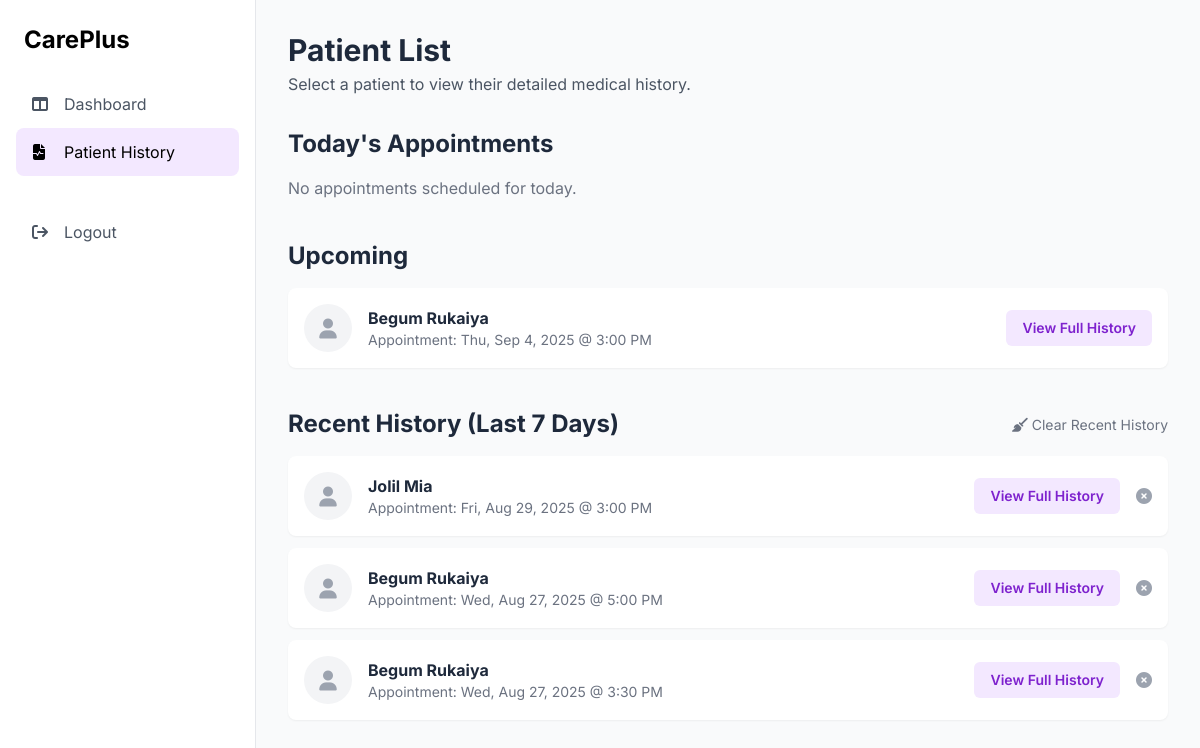
The app's page /nutritionist_view_history.php (signed in), older data.
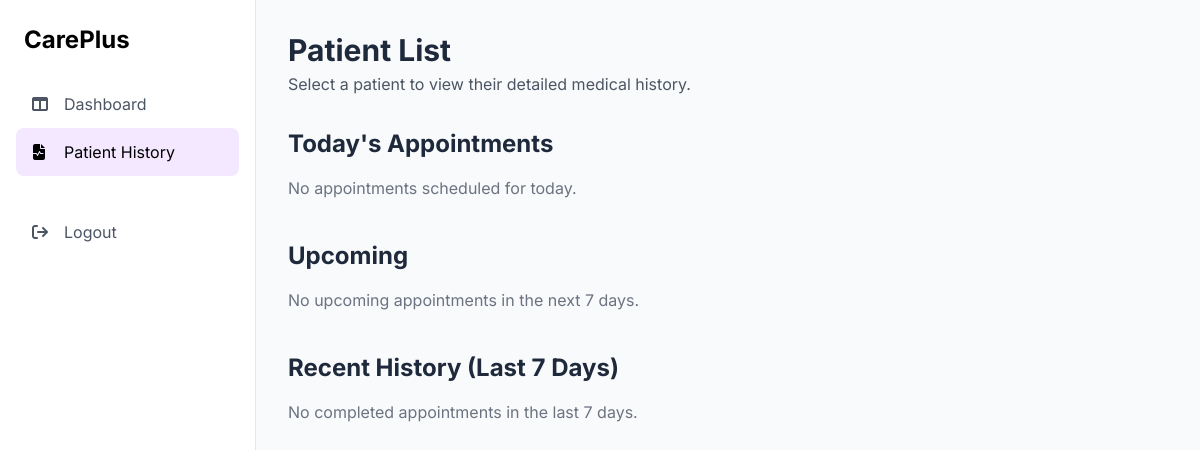
The same page, newer data.
### tables this page shows
CREATE TABLE `appointment` (
  `appointmentID` int(11) NOT NULL,
  `patientID` int(11) DEFAULT NULL,
  `providerID` int(11) DEFAULT NULL,
  `appointmentDate` datetime DEFAULT NULL,
  `status` varchar(20) DEFAULT NULL,
  `consultation_link` varchar(255) DEFAULT NULL,
  `scheduleID` int(11) DEFAULT NULL,
  `notes` text DEFAULT NULL
);

CREATE TABLE `users` (
  `userID` int(11) NOT NULL,
  `email` varchar(100) NOT NULL,
  `password` varchar(255) NOT NULL,
  `Name` varchar(100) NOT NULL,
  `contactNo` varchar(20) DEFAULT NULL,
  `role` enum('Patient','Doctor','Nutritionist','CareGiver','Admin') NOT NULL,
  `profilePhoto` varchar(255) DEFAULT NULL
);

### nutritionist_view_history.php (the view, shortened to what the changed rows need)
<?php
$conn = require_once 'config.php';
$nutritionistID = $_SESSION['userID'];
$query = "
    SELECT a.appointmentID, a.appointmentDate, u.userID as patientID, u.Name as patientName, p.age, p.gender
    FROM appointment a
    JOIN users u ON a.patientID = u.userID
    LEFT JOIN patient p ON u.userID = p.patientID
    WHERE a.providerID = ? AND a.status IN ('Scheduled', 'Completed')
      AND a.appointmentDate BETWEEN DATE_SUB(CURDATE(), INTERVAL 7 DAY) AND DATE_ADD(CURDATE(), INTERVAL 7 DAY)
    ORDER BY a.appointmentDate ASC
";
$stmt = $conn->prepare($query);
$stmt->bind_param("i", $nutritionistID);
$stmt->execute();
$appointments = $stmt->get_result()->fetch_all(MYSQLI_ASSOC);
$today = [];
$upcoming = [];
$recent = [];
$currentDate = date('Y-m-d');
foreach ($appointments as $appt) {
    $apptDateStr = date('Y-m-d', strtotime($appt['appointmentDate']));
    if ($apptDateStr === $currentDate) {
        $today[] = $appt;
    } elseif ($apptDateStr > $currentDate) {
        $upcoming[] = $appt;
    } else {
        $recent[] = $appt;
    }
}
?>
<!DOCTYPE html>
<html lang="en">
<head>
    <script src="https://cdn.tailwindcss.com"></script>
    <link rel="stylesheet" href="https://cdnjs.cloudflare.com/ajax/libs/font-awesome/6.5.2/css/all.min.css" />
</head>
<body class="bg-gray-50">
    <div class="flex min-h-screen">
        <main class="flex-1 p-8">
            <header class="flex justify-between items-center mb-8">
                <div>
                    <h1 class="text-3xl font-bold text-slate-800">Patient List</h1>
                </div>
            </header>
            <div class="space-y-10">
                 <?php function render_patient_card($patient, $isRecent = false) { ?>
                    <div class="bg-white p-4 rounded-lg shadow-sm flex justify-between items-center transition hover:shadow-md">
                        <div class="flex items-center space-x-4">
                            <div class="w-12 h-12 bg-gray-100 rounded-full flex items-center justify-center"><i class="fa-solid fa-user fa-lg text-gray-400"></i></div>
                            <div>
                                <p class="font-bold text-slate-800"><?php echo htmlspecialchars($patient['patientName']); ?></p>
                                <p class="text-sm text-gray-500">Appointment: <?php echo date('D, M j, Y @ g:i A', strtotime($patient['appointmentDate'])); ?></p>
                            </div>
                        </div>
                        <div class="flex items-center space-x-4">
                             <a href="nutritionist_patient_history_details.php?patient_id=<?php echo $patient['patientID']; ?>" class="px-4 py-2 bg-purple-100 text-purple-700 text-sm font-semibold rounded-md hover:bg-purple-200">View Full History</a>
                             <?php if ($isRecent): ?>
                                <a href="nutritionist_view_history.php?archive_id=<?php echo $patient['appointmentID']; ?>" class="text-gray-400 hover:text-red-600" title="Remove from list"><i class="fa-solid fa-times-circle"></i></a>
                             <?php endif; ?>
                        </div>
                    </div>
                <?php } ?>
                <section>
                    <h2 class="text-2xl font-bold text-slate-800 mb-4">Today's Appointments</h2>
                </section>
                <section>
                    <h2 class="text-2xl font-bold text-slate-800 mb-4">Upcoming</h2>
                    <div class="space-y-3">
                        <?php if (empty($upcoming)): ?><p class="text-gray-500">No upcoming appointments in the next 7 days.</p><?php else: ?>
                            <?php foreach ($upcoming as $patient) { render_patient_card($patient); } ?>
                        <?php endif; ?>
                    </div>
                </section>
                <section>
                    <div class="flex justify-between items-center mb-4">
                        <h2 class="text-2xl font-bold text-slate-800">Recent History (Last 7 Days)</h2>
                        <?php if (!empty($recent)): ?>
                        <form method="POST" action="nutritionist_view_history.php" onsubmit="return confirm('Are you sure you want to clear all recent history from this list?');">
                            <button type="submit" name="clear_recent_history" class="text-sm text-gray-500 hover:text-red-600"><i class="fa-solid fa-broom mr-1"></i>Clear Recent History</button>
                        </form>
                        <?php endif; ?>
                    </div>
                     <div class="space-y-3">
                        <?php if (empty($recent)): ?><p class="text-gray-500">No completed appointments in the last 7 days.</p><?php else: ?>
                             <?php foreach (array_reverse($recent) as $patient) { render_patient_card($patient, true); } ?>
                        <?php endif; ?>
                    </div>
                </section>
            </div>
        </main>
    </div>
</body>
</html>

Row changes from the older to the newer data that the page shows:
removed appointment: users.Name "Begum Rukaiya", appointmentDate "Thu, Sep 4, 2025 @ 3:00 PM", shown under "Upcoming"
removed appointment: users.Name "Jolil Mia", appointmentDate "Fri, Aug 29, 2025 @ 3:00 PM", shown under "Recent History (Last 7 Days)"
removed appointment: users.Name "Begum Rukaiya", appointmentDate "Wed, Aug 27, 2025 @ 5:00 PM", shown under "Recent History (Last 7 Days)"
removed appointment: users.Name "Begum Rukaiya", appointmentDate "Wed, Aug 27, 2025 @ 3:30 PM", shown under "Recent History (Last 7 Days)"
Text that changed along with them:
text no longer shown: "Clear Recent History"
text now shown: "No upcoming appointments in the next 7 days. No completed appointments in the last 7 days."
